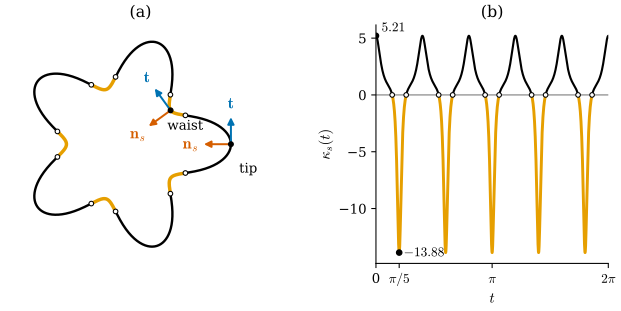

Write Python code to recreate this figure.
"""Figure 32.2.1: the flower curve r(t) = 1 + 0.3 cos 5t and its signed curvature (Example 32.2.1(c)).

Run: PYTHONPATH=tools python3 chapters/32-ddg-overview/figures/fig-32-2-1-flower-curvature.py
"""
import sys
from pathlib import Path

import numpy as np

sys.path.insert(0, str(Path(__file__).resolve().parents[1] / "lib"))
import dgfig  # noqa: E402
dgfig.setup()
import matplotlib.pyplot as plt  # noqa: E402

import ddg32  # noqa: E402

C = dgfig.COLORS
J = ddg32.J

t = np.linspace(0, 2 * np.pi, 4001)
P = ddg32.point("flower", t)
k = ddg32.kappa("flower", t)
# inflection points: zeros of kappa_s (10 of them); locate by sign changes
idx = np.where(np.sign(k[:-1]) != np.sign(k[1:]))[0]
assert len(idx) == 10, len(idx)
assert abs(ddg32.kappa("flower", np.array([0.0]))[0] - 5.207100591715976) < 1e-9
assert abs(ddg32.kappa("flower", np.array([np.pi / 5]))[0] + 13.877551020408163) < 1e-9

fig, (ax, bx) = plt.subplots(1, 2, figsize=(6.8, 3.5), gridspec_kw={"width_ratios": [1.25, 1]})

# (a) the curve: kappa_s > 0 black, kappa_s < 0 orange; t and n_s at t = 0 and t = pi/5
pos = k >= 0
Pm = P.copy()
Pm[~pos] = np.nan
Pn = P.copy()
Pn[pos] = np.nan
ax.plot(Pm[:, 0], Pm[:, 1], color=C["main"], lw=dgfig.LW["main"])
ax.plot(Pn[:, 0], Pn[:, 1], color=C["accent"], lw=2.6)
ti = 0.5 * (t[idx] + t[idx + 1])
Q = ddg32.point("flower", ti)
ax.plot(Q[:, 0], Q[:, 1], "o", ms=3.5, mfc="white", mec=C["main"], mew=0.8, zorder=5)
for t0, lab, loff in ((0.0, "tip", (0.10, -0.30)), (np.pi / 5, "waist", (-0.04, -0.19))):
    p = ddg32.point("flower", np.array([t0]))[0]
    d = ddg32.point("flower", np.array([t0 + 1e-6]))[0] - ddg32.point("flower", np.array([t0 - 1e-6]))[0]
    tt = d / np.linalg.norm(d)
    nn = J @ tt
    assert abs(np.dot(tt, nn)) < 1e-12 and abs(np.linalg.norm(nn) - 1) < 1e-12
    s = 0.36
    for vec, col, name in ((tt, C["tangent"], r"$\mathbf{t}$"), (nn, C["normal"], r"$\mathbf{n}_s$")):
        ax.annotate("", xy=p + s * vec, xytext=p,
                    arrowprops=dict(arrowstyle="-|>", color=col, lw=1.5, mutation_scale=10))
        q = p + (s + 0.13) * vec
        ax.text(q[0], q[1], name, color=col, fontsize=12, ha="center", va="center")
    ax.plot(*p, "o", color=C["main"], ms=3.5, zorder=6)
    ax.text(p[0] + loff[0], p[1] + loff[1], lab, fontsize=10, ha="left", va="center")
ax.set_aspect("equal")
ax.set_xlim(-1.45, 1.85)
ax.set_ylim(-1.45, 1.45)
ax.set_axis_off()
ax.set_title("(a)", fontsize=12)

# (b) kappa_s(t)
bx.axhline(0, color=C["aux"], lw=dgfig.LW["aux"])
kp = np.where(pos, k, np.nan)
kn = np.where(~pos, k, np.nan)
bx.plot(t, kp, color=C["main"], lw=1.6)
bx.plot(t, kn, color=C["accent"], lw=2.2)
bx.plot([0, np.pi / 5], [5.2071, -13.8776], "o", color=C["main"], ms=4)
bx.text(0.15, 5.6, r"$5.21$", fontsize=10)
bx.text(np.pi / 5 + 0.12, -14.2, r"$-13.88$", fontsize=10)
bx.plot(ti, np.zeros_like(ti), "o", ms=3.5, mfc="white", mec=C["main"], mew=0.8)
bx.set_xlim(0, 2 * np.pi)
bx.set_xticks([0, np.pi / 5, np.pi, 2 * np.pi])
bx.set_xticklabels(["0", r"$\pi/5$", r"$\pi$", r"$2\pi$"])
bx.set_xlabel(r"$t$")
bx.set_ylabel(r"$\kappa_s(t)$")
bx.set_title("(b)", fontsize=12)
for sp_ in ("top", "right"):
    bx.spines[sp_].set_visible(False)

fig.tight_layout()
dgfig.save(fig, __file__)
